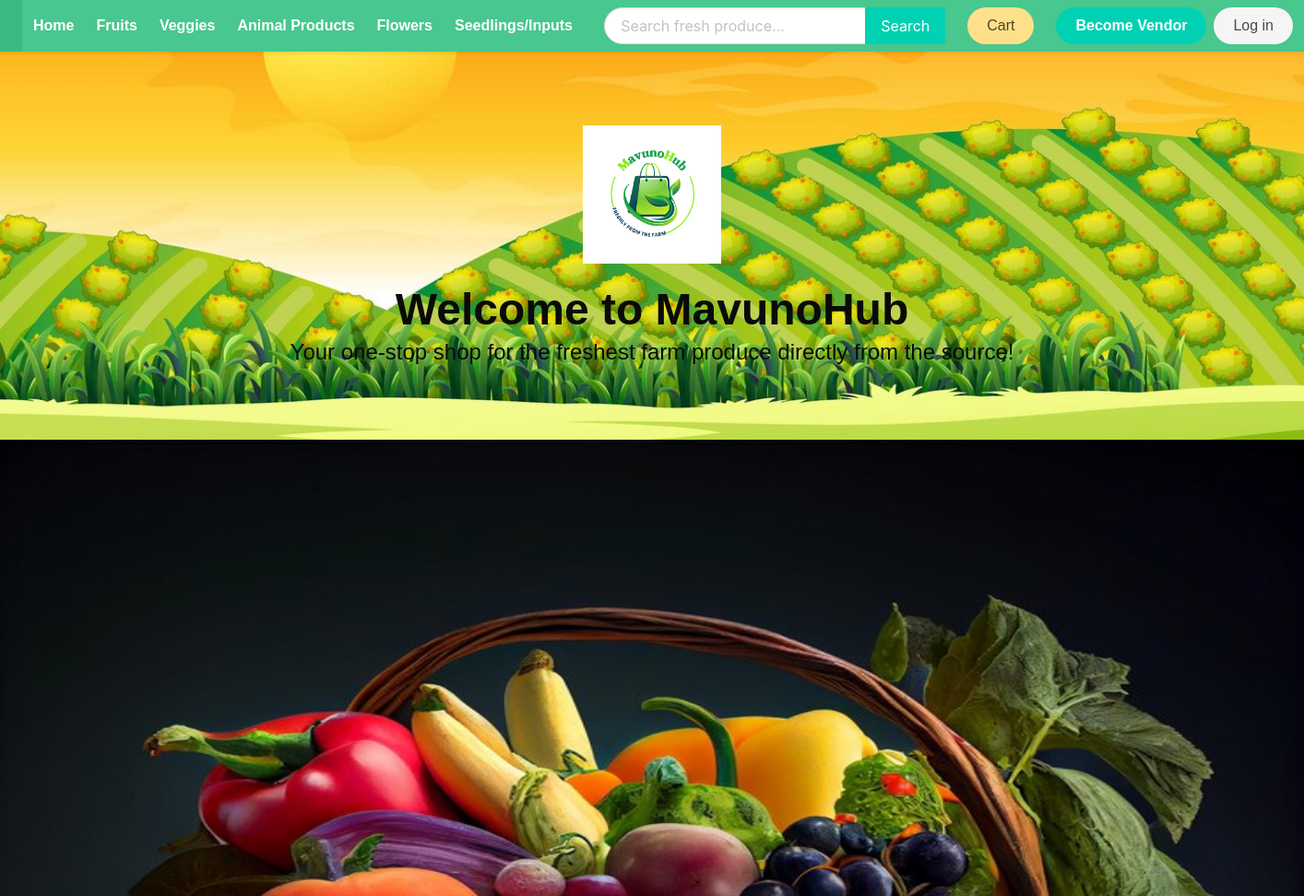
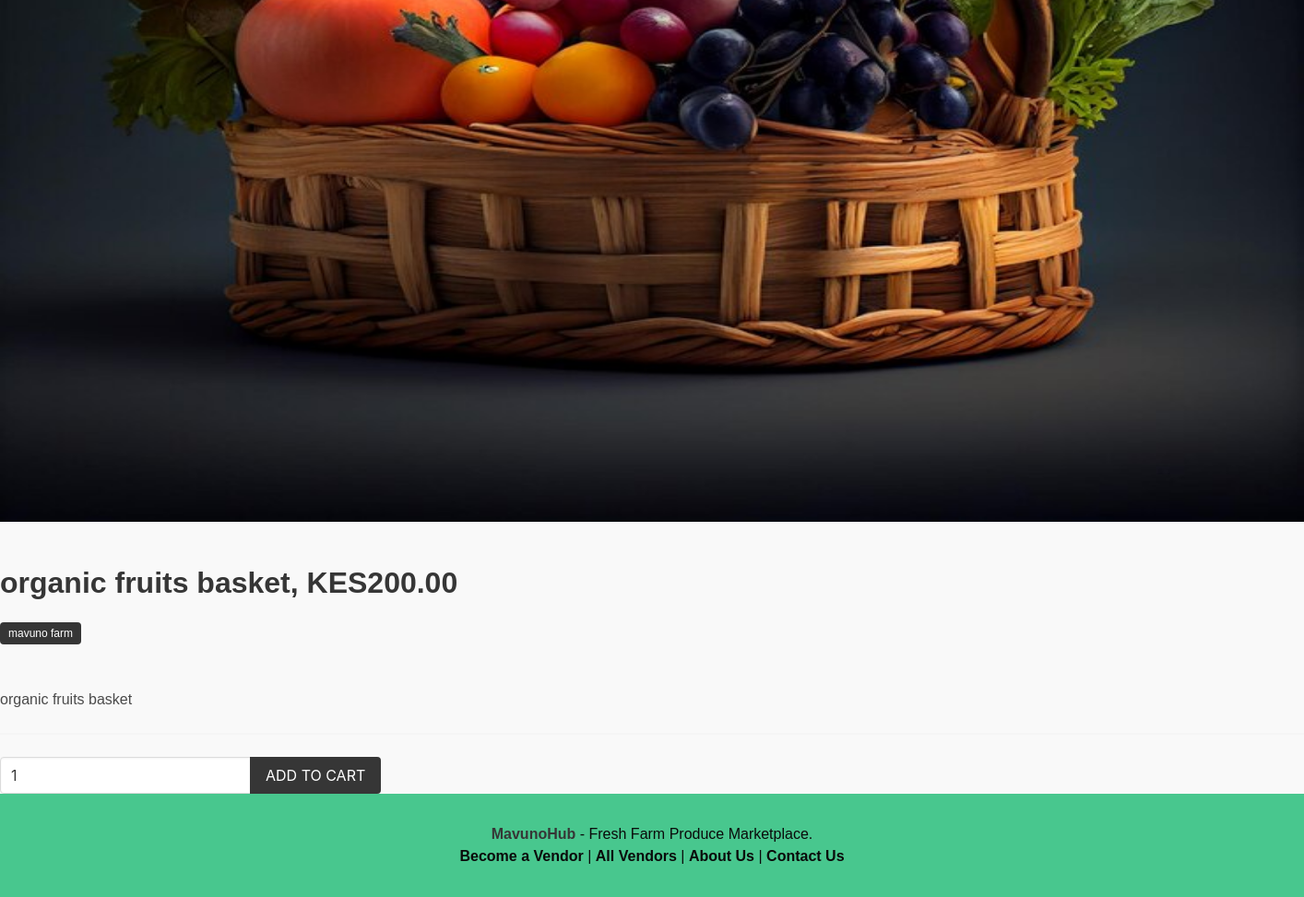
The app's page /product/fruits/organic-fruits-basket/ with its own data (2 pictures, top to bottom).
### product/models.py (models this page shows, shortened)
class Category(models.Model):
    title = models.CharField(max_length=50)
    slug = models.SlugField(max_length=55)
    ordering = models.IntegerField(default=0)
    class Meta:
        ordering = ['ordering']

class Product(models.Model):
    category = models.ForeignKey(Category, related_name='products', on_delete=models.CASCADE)
    vendor = models.ForeignKey(Vendor, related_name="products", on_delete=models.CASCADE)
    title = models.CharField(max_length=50)
    slug = models.SlugField(max_length=55)
    description = models.TextField(blank=True, null=True)
    price = models.DecimalField(max_digits=6, decimal_places=2)
    added_date = models.DateTimeField(auto_now_add=True)
    image = models.ImageField(upload_to='uploads/', blank=True, null=True)
    thumbnail = models.ImageField(upload_to='uploads/', blank=True, null=True) # Change uploads to thumbnails
    class Meta:
        ordering = ['-added_date']

### vendor/models.py (models this page shows, shortened)
class Vendor(models.Model):
    name = models.CharField(max_length=255)
    created_at = models.DateTimeField(auto_now_add=True)
    created_by = models.OneToOneField(User, related_name='vendor', on_delete=models.CASCADE)
    class Meta:
        ordering = ['name']

### product/views.py (the view)
# urls.py: path('product/', include('product.urls')),
def product(request, category_slug, product_slug):
    cart = Cart(request)
    product = get_object_or_404(Product, category__slug=category_slug, slug=product_slug)
    if request.method == 'POST':
        form = AddToCartForm(request.POST)
        if form.is_valid():
            quantity = form.cleaned_data['quantity']
            cart.add(product_id=product.id, quantity=quantity, update_quantity=False)
            messages.success(request, "The product was added to the cart.")
            return redirect('product:product', category_slug=category_slug, product_slug=product_slug)
    else:
        form = AddToCartForm()
    similar_products = list(product.category.products.exclude(id=product.id))
    if len(similar_products) >= 4:
        similar_products = random.sample(similar_products, 4)
    context = {
        'product': product,
        'similar_products': similar_products,
        'form': form,
    }
    return render(request, 'product/product.html', context)

### product/forms.py
class AddToCartForm(forms.Form):
    quantity = forms.IntegerField()

### cart/cart.py (called while the page is built)
    def __len__(self):
        return sum(item['quantity'] for item in self.cart.values())

### cart/context_processors.py (called while the page is built)
def cart(request):
    return {'cart': Cart(request)}

### product/context_processors.py (called while the page is built)
def menu_categories(request):
    categories = Category.objects.all()
    return {'categories': categories}

### templates/product/product.html (shortened to what this page needs)
{% extends 'core/base.html' %}
{% block content %}
    {% if product.image %}
        <figure class="image is-4by3 mb-6">
            <img src="{{product.image.url}}" alt="{{product.title}}">
        </figure>
    {% endif %}
    <h1 class="title">{{ product.title }}, KES{{ product.price|floatformat:2 }}</h1>
    <p class="mb-6">
        <span class="tag is-dark">{{ product.vendor.name }}</span>
    </p>
    <p>{{product.description}}</p>
    <hr>
    <form method="post" action="">
        <div class="field has-addons">
            <div class="control">
                <input type="number" name="quantity" value="1" class="input" min="1" id="">
            </div>
            <div class="control">
                <button class="button is-dark is-uppercase">Add to Cart</button>
            </div>
        </div>
    </form>
{% endblock content %}

### templates/core/base.html (shortened to what this page needs)
{% load static %}
<!DOCTYPE html>
<html lang="en">
<head>
    {% load static %}
    <link rel="stylesheet" href="https://cdn.jsdelivr.net/npm/bulma@0.9.2/css/bulma.min.css">
    <link rel="stylesheet" href="{% static 'css/main.css' %}">
</head>
<body>
    <div class=" mb-0 has-background-success">
        <nav class="navbar is-success" role="navigation" aria-label="main navigation">
            <div class="navbar-brand">
                <a class="navbar-item" href="{% url 'core:home' %}">
                </a>
            </div>
            <div id="navbarBasicExample" class="navbar-menu">
                <div class="navbar-start">
                    <a class="navbar-item has-text-weight-bold" href="{% url 'core:home' %}">Home</a>
                    {% for category in categories %}
                        <a class="navbar-item has-text-weight-bold" href="{% url 'product:category' category.slug %}">
                            {{ category.title }}
                        </a>
                    {% endfor %}
                </div>
                <div class="navbar-end">
                    <div class="navbar-item">
                        <form method="get" action="{% url 'product:search' %}">
                            <div class="field has-addons">
                                <div class="control">
                                    <input type="search" name="query" class="input is-rounded" placeholder="Search fresh produce...">
                                </div>
                                <div class="control">
                                    <button class="button is-primary">Search</button>
                                </div>
                            </div>
                        </form>
                    </div>
                    <div class="navbar-item">
                        <a href="{% url 'cart:cart' %}" class="button is-warning is-rounded">
                            Cart {% if cart %} ({{ cart|length }}) {% endif %}
                        </a>
                    </div>
                    {% if request.user.is_authenticated %}
                        <div class="navbar-item has-dropdown is-hoverable">
                            <a class="navbar-link is-capitalized">{{ user.vendor.name }}</a>
                            <div class="navbar-dropdown">
                                <a class="navbar-item" href="{% url 'vendor:vendor-admin' %}">Profile</a>
                                <a class="navbar-item" href="{% url 'vendor:edit-vendor' %}">Update Profile</a>
                                <a class="navbar-item" href="{% url 'vendor:add-product' %}">Add Product</a>
                                <hr class="navbar-divider">
                                <a class="navbar-item" href="{% url 'vendor:logout' %}">Logout</a>
                            </div>
                        </div>
                    {% else %}
                        <div class="navbar-item">
                            <div class="buttons">
                                <a class="button is-primary is-rounded" href="{% url 'vendor:become-vendor' %}"><strong>Become Vendor</strong></a>
                                <a class="button is-light is-rounded" href="{% url 'vendor:login' %}">Log in</a>
                            </div>
                        </div>
                    {% endif %}
                </div>
            </div>
        </nav>
    </div>
    <section class="hero is-primary is-bold mb-0" style="background: url('{% static "imgs/farm-bg.jpg" %}') center/cover; ">
        <div class="hero-body">
            <div class="container has-text-centered">
                <img src="{% static 'imgs/logo.png' %}" alt="MavunoHub Logo" width="150" height="100">
                <h1 class="title has-text-weight-bold has-text-black">Welcome to MavunoHub</h1>
                <p class="subtitle has-text-black">Your one-stop shop for the freshest farm produce directly from the source!</p>
            </div>
        </div>
    </section>
        <div class="">
            {% block content %}
            {% endblock content %}
        </div>
    <footer class="footer has-background-success">
        <div class="content has-text-centered">
            <p class="has-text-black">
                <strong>MavunoHub</strong> - Fresh Farm Produce Marketplace.<br>
                <a href="{% url 'vendor:become-vendor' %}" class="has-text-black">Become a Vendor</a> |
                <a href="{% url 'vendor:vendors' %}" class="has-text-black">All Vendors</a> |
                <a href="{% url 'core:about' %}" class="has-text-black">About Us</a> |
                <a href="{% url 'core:contact' %}" class="has-text-black">Contact Us</a>
            </p>
        </div>
    </footer>
</body>
</html>

### static/css/main.css (style rules this page uses)
body { font-family: 'Arial', sans-serif; margin: 0; padding: 0; background-color: #f9f9f9; color: #4a4a4a; }
a { text-decoration: none; color: inherit; }
.navbar { box-shadow: 0 2px 4px rgba(0, 0, 0, 0.1); }
.hero.is-primary { background: linear-gradient(rgba(50, 115, 220, 0.8), rgba(50, 115, 220, 0.8)), url('../imgs/farm-bg.jpg') center/cover no-repeat; color: #0c0808; }
.hero .title { font-size: 3rem; font-weight: bold; }
.hero .subtitle { font-size: 1.5rem; margin-top: 1rem; }
.button { transition: all 0.3s ease; }
.button.is-rounded { border-radius: 50px; }
.input.is-rounded { border-radius: 30px; border: 1px solid #dcdcdc; }
.footer { padding: 2rem 1rem; background-color: #f5f5f5; }
.footer a { color: #4a4a4a; font-weight: bold; }
.container { padding: 2rem; }
.container img { margin-bottom: 1rem; max-width: 100%; height: auto; }

### records on screen
Category: title "Fruits"
Category: title "Veggies"
Category: title "Animal Products"
Category: title "Flowers"
Category: title "Seedlings/Inputs"
Product: image (picture), title "organic fruits basket", price "200.00", vendor.name "mavuno farm", description "organic fruits basket"
